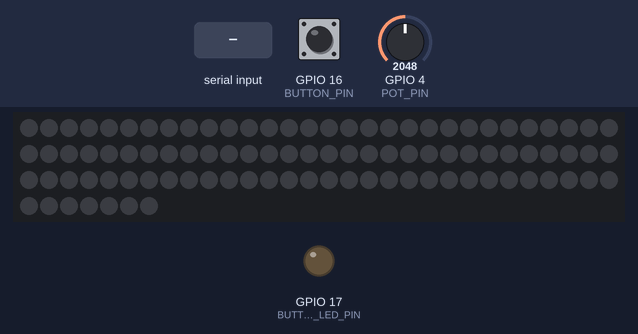
Bench run of a sketch on a simulated ESP32. Shown: 97 RGB LEDs in strip order, left to right, continuing on the next row, output pins drawn as LEDs (lit = HIGH). The test bench sets the inputs (shaded band); at power-on: GPIO 4 (POT_PIN) = 2048, GPIO 16 (BUTTON_PIN) LOW. Dim RGB values are drawn brighter than linear; what the sketch prints to the serial monitor is not drawn.

Above: at 1.2 s.
1.3 s: GPIO 4 (POT_PIN) set to 2866
4.3 s: "sa\n" received over Serial
At 4.8 s:
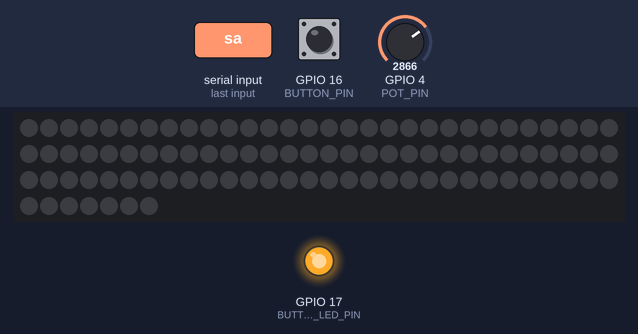
At 6.5 s:
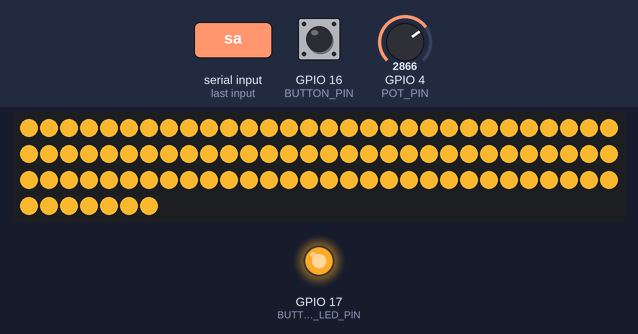
6.6 s: GPIO 16 (BUTTON_PIN) pulled HIGH for 0.15 s
At 6.83 s:
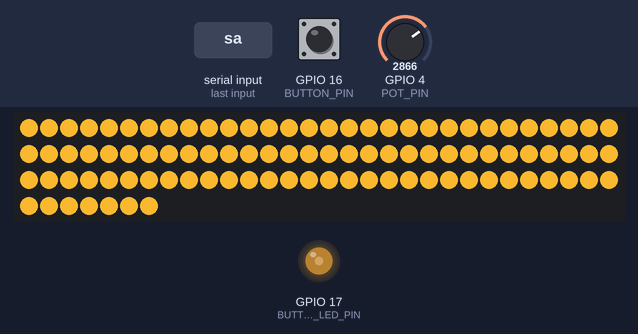
7.3 s: "sa\n" received over Serial
10.3 s: GPIO 4 (POT_PIN) set to 3603
11.8 s: GPIO 4 (POT_PIN) set to 2047
At 13.6 s:
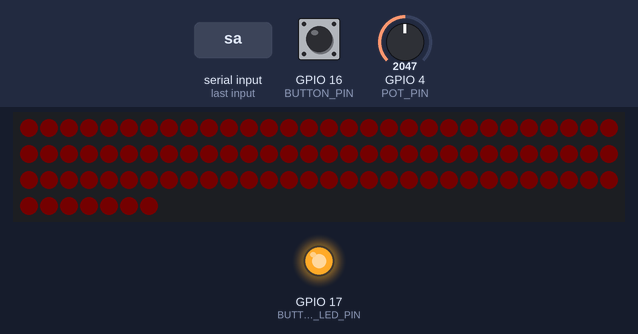
Timing chart, 0 to 15.1 s (numbered marks = the images above; inputs shaded):
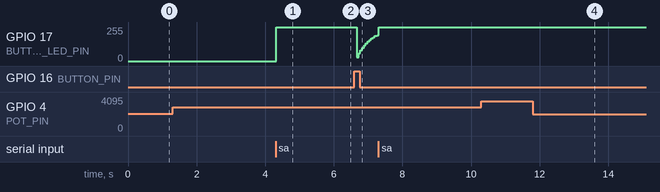

The sketch:

GuangYun_YuanXin.ino
```cpp
// 引入FastLED库（需先在Arduino IDE中安装）
#include <FastLED.h>
#include "esp_wifi.h"
#include "esp_bt.h"

// 亮度与颜色参数（提前定义，确保在使用前声明）
const int MIN_BRIGHTNESS = 0;     // 最终输出最小亮度
const int MAX_BRIGHTNESS = 255;   // 最终输出最大亮度
const int BUFFER_LOW = -10;       // 缓冲范围下限（仅灯带用）
const int BUFFER_HIGH = 265;      // 缓冲范围上限（仅灯带用）
const CRGB BASE_WARM_WHITE = CRGB(255, 160, 40); // 基础暖白光RGB值（打印用）
const int DIM_THRESHOLD = 40;     // 低亮度阈值（打印用）
const int BRIGHT_THRESHOLD = 215; // 高亮度阈值（打印用）
const float SMOOTH_UP_FACTOR = 0.12f;   // 上升平滑因子（按钮LED与灯带共用）
const float SMOOTH_DOWN_FACTOR = 0.12f; // 下降平滑因子（按钮LED与灯带共用）
const int BRIGHTNESS_THRESHOLD = 2;    // 亮度变化阈值（按钮LED与灯带共用）
const float TRIM_RATIO = 0.25f;   // 电压极值掐头去尾比例

// 引脚定义（适配ESP32，使用支持RMT功能的引脚）
const int POT_PIN = 4;         // 压力传感器连接到GPIO4（ADC2，原POT_PIN复用）
const int LED_STRIP_PIN = 2;   // 灯带信号控制引脚（GPIO2，支持RMT功能）
const int BUTTON_PIN = 16;     // 按钮连接到GPIO16（与3.3V之间接常开自复位按钮）

// 按钮LED配置（移除呼吸灯相关，保留PWM基础参数）
const int BUTTON_LED_PIN = 17;  // 控制按钮LED的GPIO引脚
const int LEDC_FREQ = 500;      // PWM频率（500Hz）
const int LEDC_RESOLUTION = 8;  // PWM分辨率（8位，0~255亮度）
int ledcChannel;                // 存储ledcAttach()自动分配的通道号
// 按钮LED平滑化变量（与灯带平滑逻辑一致）
int lastButtonLedBrightness = MIN_BRIGHTNESS;  // 现在MIN_BRIGHTNESS已提前声明

// 灯带参数配置
#define LED_COUNT 97            // 灯珠数量
#define LED_TYPE WS2812B        // 灯带类型
#define COLOR_ORDER GRB         // 颜色顺序
CRGB ledStrip[LED_COUNT];       // 灯带像素数组

// 电压测量参数
const float ADC_REF_VOLTAGE = 3.3f; // 校准后的参考电压（3.3V）
const int ADC_RESOLUTION = 4095;   // ESP32 ADC分辨率（12位，0-4095）
const int ADC_SAMPLE_TIMES = 10;   // ADC多次采样次数（抗噪声）

// 压力传感器关键参数
const float R0 = 150000.0f;    // 分压固定电阻（150KΩ）
const int MIN_FORCE = 2;       // 传感器最小有效力（2g）
const int MAX_FORCE = 1500;    // 传感器最大有效力（1500g）
const float MIN_CONDUCTANCE = 0.1f;  // 对应MIN_FORCE的电导（μS）
const float MAX_CONDUCTANCE = 0.6f;  // 对应MAX_FORCE的电导（μS）

// 时间与数据缓冲区参数（按钮LED与灯带共用缓冲区）
const unsigned long UPDATE_INTERVAL = 5000;  // 极值更新间隔（5秒）
const int SAMPLE_INTERVAL = 200;             // 电压采样间隔（200ms）
const int BUFFER_SIZE = 300;                 // 数据缓冲区大小
const unsigned long SERIAL_PRINT_INTERVAL = 500; // 串口实时数据打印间隔

// 串口指令配置
const int SERIAL_BUFFER_SIZE = 10;  // 串口接收缓冲区大小
char serialBuffer[SERIAL_BUFFER_SIZE] = {0};
int bufferIndex = 0;                // 缓冲区索引

int voltageBuffer[BUFFER_SIZE] = {0};
int voltageBufferIndex = 0;        // 电压缓冲区索引

// 极值与时间变量（按钮LED与灯带共用）
int rawMaxVoltage = 0;
int rawMinVoltage = 4095;
int maxVoltage = 0;
int minVoltage = 4095;
unsigned long lastUpdateTime = 0;
int lastUpdateBufferIndex = 0;     // 记录上一次更新后的缓冲区索引

// 平滑化与状态变量（仅灯带用）
int lastPwmValue = MIN_BRIGHTNESS;  // 灯带平滑化变量
bool programRunning = false;        // 程序运行状态，初始为暂停

// 按钮状态变量
int buttonState;
int lastButtonState = HIGH;
unsigned long lastDebounceTime = 0;
const unsigned long DEBOUNCE_DELAY = 50;  // 按钮防抖动延迟

// 根据亮度动态调整RGB值的函数（保留原功能，用于串口打印）
CRGB getDynamicColor(int brightness) {
  int outputBrightness = constrain(brightness, MIN_BRIGHTNESS, MAX_BRIGHTNESS);

  if (outputBrightness < DIM_THRESHOLD) {
    float dimFactor = (float)outputBrightness / DIM_THRESHOLD;
    return CRGB(
      constrain(BASE_WARM_WHITE.r * dimFactor, 0, 255),
      constrain(BASE_WARM_WHITE.g * dimFactor, 0, 255),
      constrain(BASE_WARM_WHITE.b * dimFactor, 0, 255)
    );
  } else if (outputBrightness > BRIGHT_THRESHOLD) {
    float brightFactor = 1.0f + (float)(outputBrightness - BRIGHT_THRESHOLD) / (MAX_BRIGHTNESS - BRIGHT_THRESHOLD) * 0.3f;
    return CRGB(
      constrain(BASE_WARM_WHITE.r * brightFactor, 0, 255),
      constrain(BASE_WARM_WHITE.g * brightFactor, 0, 255),
      constrain(BASE_WARM_WHITE.b * brightFactor, 0, 255)
    );
  } else {
    return BASE_WARM_WHITE;
  }
}

void setup() {
  pinMode(BUTTON_PIN, INPUT_PULLDOWN);  // 初始化按钮引脚（内部下拉电阻）
  pinMode(BUTTON_LED_PIN, OUTPUT);      // 按钮LED引脚为输出模式
  ledcChannel = ledcAttach(BUTTON_LED_PIN, LEDC_FREQ, LEDC_RESOLUTION);
  // 初始化按钮LED亮度（平滑化初始值）
  ledcWrite(BUTTON_LED_PIN, lastButtonLedBrightness);

  // 初始化FastLED灯带（保留原配置）
  FastLED.addLeds<LED_TYPE, LED_STRIP_PIN, COLOR_ORDER>(ledStrip, LED_COUNT)
         .setCorrection(TypicalLEDStrip);
  FastLED.setMaxRefreshRate(60);
  FastLED.setBrightness(lastPwmValue);
  fill_solid(ledStrip, LED_COUNT, getDynamicColor(lastPwmValue));
  FastLED.show();

  // 配置ADC衰减（保留原配置）
  analogSetPinAttenuation(POT_PIN, ADC_11db);
  analogSetAttenuation(ADC_11db);

  // 禁用WiFi和蓝牙（保留原功能）
  esp_wifi_stop();
  esp_bt_controller_disable();

  // 初始化串口（保留原提示，移除暂停提示相关）
  Serial.begin(115200);
  Serial.println("===================================");
  Serial.println("ESP32 灯带控制（压力传感器版）");
  Serial.println("传感器：RP-C7.6ST-LF2（1/R与力线性）");
  Serial.println("按钮功能：按下切换程序运行/暂停状态");
  Serial.println("初始状态：暂停（静默读取）");
  Serial.println("===================================\n");

  // 初始化电压缓冲区（保留原功能）
  int initialValue = getSmoothedAdcValue();
  Serial.print("初始化AD值: "); Serial.print(initialValue);
  Serial.print(" | 初始电压: "); Serial.print((float)initialValue / ADC_RESOLUTION * ADC_REF_VOLTAGE, 3);
  Serial.println(" V");

  for (int i = 0; i < BUFFER_SIZE; i++) {
    voltageBuffer[i] = initialValue;
  }

  lastUpdateBufferIndex = voltageBufferIndex;

  Serial.println("系统启动，当前状态：暂停");
}

void loop() {
  handleButtonInput();    // 检测按钮状态
  listenSerialCommand();  // 保留串口指令控制
  unsigned long currentTime = millis();

  if (programRunning) {
    // 运行时：按钮LED常亮，灯带随传感器变化（原逻辑不变）
    ledcWrite(BUTTON_LED_PIN, 255);

    // 定时采样电压（保留原功能）
    static unsigned long lastSampleTime = 0;
    if (currentTime - lastSampleTime >= SAMPLE_INTERVAL) {
      int currentVoltage = getSmoothedAdcValue();
      voltageBuffer[voltageBufferIndex] = currentVoltage;
      voltageBufferIndex = (voltageBufferIndex + 1) % BUFFER_SIZE;
      lastSampleTime = currentTime;
    }

    // 每5秒更新一次电压极值（保留原功能）
    if (currentTime - lastUpdateTime >= UPDATE_INTERVAL) {
      rawMaxVoltage = -1;
      rawMinVoltage = ADC_RESOLUTION + 1;
      int trimAmount = 1;

      // 遍历上一次更新后新增的数据
      if (lastUpdateBufferIndex <= voltageBufferIndex) {
        for (int i = lastUpdateBufferIndex; i < voltageBufferIndex; i++) {
          rawMaxVoltage = max(rawMaxVoltage, voltageBuffer[i]);
          rawMinVoltage = min(rawMinVoltage, voltageBuffer[i]);
        }
      } else {
        for (int i = lastUpdateBufferIndex; i < BUFFER_SIZE; i++) {
          rawMaxVoltage = max(rawMaxVoltage, voltageBuffer[i]);
          rawMinVoltage = min(rawMinVoltage, voltageBuffer[i]);
        }
        for (int i = 0; i < voltageBufferIndex; i++) {
          rawMaxVoltage = max(rawMaxVoltage, voltageBuffer[i]);
          rawMinVoltage = min(rawMinVoltage, voltageBuffer[i]);
        }
      }

      // 异常处理：若未采集到新数据，沿用上次极值
      if (rawMaxVoltage == -1 || rawMinVoltage == ADC_RESOLUTION + 1) {
        rawMaxVoltage = maxVoltage + trimAmount;
        rawMinVoltage = minVoltage - trimAmount;
      }

      // 计算修剪量
      int voltageRange = rawMaxVoltage - rawMinVoltage;
      if (voltageRange <= 0) voltageRange = 200;
      trimAmount = (int)(voltageRange * TRIM_RATIO);
      if (trimAmount < 1) trimAmount = 1;

      maxVoltage = rawMaxVoltage - trimAmount;
      minVoltage = rawMinVoltage + trimAmount;
      if (maxVoltage <= minVoltage) {
        minVoltage = rawMinVoltage;
        maxVoltage = minVoltage + 200;
      }

      // 打印极值信息（保留原功能）
      float rawMaxVolt = (float)rawMaxVoltage / ADC_RESOLUTION * ADC_REF_VOLTAGE;
      float rawMinVolt = (float)rawMinVoltage / ADC_RESOLUTION * ADC_REF_VOLTAGE;
      float maxVolt = (float)maxVoltage / ADC_RESOLUTION * ADC_REF_VOLTAGE;
      float minVolt = (float)minVoltage / ADC_RESOLUTION * ADC_REF_VOLTAGE;

      Serial.println("\n-----------------------------------");
      Serial.print("原始极值：最大 = "); Serial.print(rawMaxVoltage);
      Serial.print(" ("); Serial.print(rawMaxVolt, 3); Serial.print("V)，");
      Serial.print("最小 = "); Serial.print(rawMinVoltage);
      Serial.print(" ("); Serial.print(rawMinVolt, 3); Serial.println("V)");
      Serial.print("有效极值：最大 = "); Serial.print(maxVoltage);
      Serial.print(" ("); Serial.print(maxVolt, 3); Serial.print("V)，");
      Serial.print("最小 = "); Serial.print(minVoltage);
      Serial.print(" ("); Serial.print(minVolt, 3); Serial.println("V)");
      Serial.println("-----------------------------------");

      // 更新缓冲区索引记录
      lastUpdateBufferIndex = voltageBufferIndex;
      lastUpdateTime = currentTime;
    }

    if (maxVoltage <= minVoltage) {
      maxVoltage = minVoltage + 1;
    }

    // 动态极值映射亮度（灯带控制，原逻辑不变）
    int currentVoltage = getSmoothedAdcValue();
    float actualVoltage = (float)currentVoltage / ADC_RESOLUTION * ADC_REF_VOLTAGE;

    // 传感器电阻Rs和电导计算（用于串口打印）
    float Rs = 1e8f;
    if (actualVoltage > 0.01f) {
      Rs = R0 * (ADC_REF_VOLTAGE - actualVoltage) / actualVoltage;
    }
    float conductance = (1.0f / Rs) * 1e6f;
    conductance = constrain(conductance, MIN_CONDUCTANCE, MAX_CONDUCTANCE);

    // 力计算（用于串口打印）
    int force = map((int)(conductance * 100),
                   (int)(MIN_CONDUCTANCE * 100),
                   (int)(MAX_CONDUCTANCE * 100),
                   MIN_FORCE,
                   MAX_FORCE);

    // AD值→缓冲区动态极值→亮度映射（灯带）
    int targetBrightness = map(currentVoltage,
                               minVoltage,
                               maxVoltage,
                               MIN_BRIGHTNESS,
                               MAX_BRIGHTNESS);
    targetBrightness = constrain(targetBrightness, MIN_BRIGHTNESS, MAX_BRIGHTNESS);

    // 平滑化处理（灯带）
    int smoothedBrightness;
    if (targetBrightness > lastPwmValue) {
      smoothedBrightness = applySmoothing(targetBrightness, lastPwmValue, SMOOTH_UP_FACTOR);
    } else {
      smoothedBrightness = applySmoothing(targetBrightness, lastPwmValue, SMOOTH_DOWN_FACTOR);
    }
    smoothedBrightness = constrain(smoothedBrightness, BUFFER_LOW, BUFFER_HIGH);

    // 亮度更新（灯带）
    if (abs(smoothedBrightness - lastPwmValue) >= BRIGHTNESS_THRESHOLD) {
      lastPwmValue = smoothedBrightness;
      int outputBrightness = constrain(lastPwmValue, MIN_BRIGHTNESS, MAX_BRIGHTNESS);
      CRGB dynamicColor = getDynamicColor(outputBrightness);
      FastLED.setBrightness(outputBrightness);
      fill_solid(ledStrip, LED_COUNT, dynamicColor);
      FastLED.show();
    }

    // 串口打印（保留原逻辑，无改动）
    static unsigned long lastSerialPrintTime = 0;
    if (currentTime - lastSerialPrintTime >= SERIAL_PRINT_INTERVAL) {
      int outputBrightness = constrain(lastPwmValue, MIN_BRIGHTNESS, MAX_BRIGHTNESS);
      CRGB currentColor = getDynamicColor(outputBrightness);

      Serial.print("AD值："); Serial.print(currentVoltage);
      Serial.print(" | 电压："); Serial.print(actualVoltage, 3); Serial.print("V");
      Serial.print(" | Rs："); Serial.print(Rs / 1000, 1); Serial.print("KΩ");
      Serial.print(" | 电导："); Serial.print(conductance, 2); Serial.print("μS");
      Serial.print(" | 力："); Serial.print(force); Serial.print("g");
      Serial.print(" | 目标亮度："); Serial.print(targetBrightness);
      Serial.print(" | 实际亮度："); Serial.print(outputBrightness);
      Serial.print(" | RGB：("); Serial.print(currentColor.r);
      Serial.print(","); Serial.print(currentColor.g);
      Serial.print(","); Serial.print(currentColor.b); Serial.println(")");

      lastSerialPrintTime = currentTime;
    }

  } else {
    // 暂停时：静默读取传感器+按钮LED随传感器变化（与灯带映射逻辑完全一致）
    // 1. 定时采样电压（与运行时共用缓冲区）
    static unsigned long lastSampleTime = 0;
    if (currentTime - lastSampleTime >= SAMPLE_INTERVAL) {
      int currentVoltage = getSmoothedAdcValue();
      voltageBuffer[voltageBufferIndex] = currentVoltage;
      voltageBufferIndex = (voltageBufferIndex + 1) % BUFFER_SIZE;
      lastSampleTime = currentTime;
    }

    // 2. 定时更新电压极值（与运行时共用极值变量）
    if (currentTime - lastUpdateTime >= UPDATE_INTERVAL) {
      rawMaxVoltage = -1;
      rawMinVoltage = ADC_RESOLUTION + 1;
      int trimAmount = 1;

      // 遍历上一次更新后新增的数据
      if (lastUpdateBufferIndex <= voltageBufferIndex) {
        for (int i = lastUpdateBufferIndex; i < voltageBufferIndex; i++) {
          rawMaxVoltage = max(rawMaxVoltage, voltageBuffer[i]);
          rawMinVoltage = min(rawMinVoltage, voltageBuffer[i]);
        }
      } else {
        for (int i = lastUpdateBufferIndex; i < BUFFER_SIZE; i++) {
          rawMaxVoltage = max(rawMaxVoltage, voltageBuffer[i]);
          rawMinVoltage = min(rawMinVoltage, voltageBuffer[i]);
        }
        for (int i = 0; i < voltageBufferIndex; i++) {
          rawMaxVoltage = max(rawMaxVoltage, voltageBuffer[i]);
          rawMinVoltage = min(rawMinVoltage, voltageBuffer[i]);
        }
      }

      // 异常处理：未采集到新数据时沿用上次极值
      if (rawMaxVoltage == -1 || rawMinVoltage == ADC_RESOLUTION + 1) {
        rawMaxVoltage = maxVoltage + trimAmount;
        rawMinVoltage = minVoltage - trimAmount;
      }

      // 计算修剪量与有效极值
      int voltageRange = rawMaxVoltage - rawMinVoltage;
      if (voltageRange <= 0) voltageRange = 200;
      trimAmount = (int)(voltageRange * TRIM_RATIO);
      if (trimAmount < 1) trimAmount = 1;

      maxVoltage = rawMaxVoltage - trimAmount;
      minVoltage = rawMinVoltage + trimAmount;
      if (maxVoltage <= minVoltage) {
        minVoltage = rawMinVoltage;
        maxVoltage = minVoltage + 200;
      }

      // 更新缓冲区索引（与运行时共用）
      lastUpdateBufferIndex = voltageBufferIndex;
      lastUpdateTime = currentTime;
    }

    if (maxVoltage <= minVoltage) {
      maxVoltage = minVoltage + 1;
    }

    // 3. 传感器运算与按钮LED亮度映射（与灯带逻辑完全一致）
    int currentVoltage = getSmoothedAdcValue();
    float actualVoltage = (float)currentVoltage / ADC_RESOLUTION * ADC_REF_VOLTAGE;

    // 计算电导、力（用于串口打印，保持打印逻辑不变）
    float Rs = 1e8f;
    if (actualVoltage > 0.01f) {
      Rs = R0 * (ADC_REF_VOLTAGE - actualVoltage) / actualVoltage;
    }
    float conductance = (1.0f / Rs) * 1e6f;
    conductance = constrain(conductance, MIN_CONDUCTANCE, MAX_CONDUCTANCE);

    int force = map((int)(conductance * 100),
                   (int)(MIN_CONDUCTANCE * 100),
                   (int)(MAX_CONDUCTANCE * 100),
                   MIN_FORCE,
                   MAX_FORCE);

    // 目标亮度计算（与灯带相同：AD值→动态极值映射）
    int targetBrightness = map(currentVoltage,
                               minVoltage,
                               maxVoltage,
                               MIN_BRIGHTNESS,
                               MAX_BRIGHTNESS);
    targetBrightness = constrain(targetBrightness, MIN_BRIGHTNESS, MAX_BRIGHTNESS);

    // 4. 按钮LED亮度平滑化（与灯带平滑逻辑一致）
    int smoothedBrightness;
    if (targetBrightness > lastButtonLedBrightness) {
      smoothedBrightness = applySmoothing(targetBrightness, lastButtonLedBrightness, SMOOTH_UP_FACTOR);
    } else {
      smoothedBrightness = applySmoothing(targetBrightness, lastButtonLedBrightness, SMOOTH_DOWN_FACTOR);
    }
    smoothedBrightness = constrain(smoothedBrightness, MIN_BRIGHTNESS, MAX_BRIGHTNESS);

    // 5. 更新按钮LED亮度（超过阈值时生效，避免突变）
    if (abs(smoothedBrightness - lastButtonLedBrightness) >= BRIGHTNESS_THRESHOLD) {
      lastButtonLedBrightness = smoothedBrightness;
      ledcWrite(BUTTON_LED_PIN, lastButtonLedBrightness);
    }

    // 6. 保留串口打印（与运行时格式完全一致，无改动）
    static unsigned long lastSerialPrintTime = 0;
    if (currentTime - lastSerialPrintTime >= SERIAL_PRINT_INTERVAL) {
      int outputBrightness = constrain(lastButtonLedBrightness, MIN_BRIGHTNESS, MAX_BRIGHTNESS);
      CRGB currentColor = getDynamicColor(outputBrightness);

      Serial.print("AD值："); Serial.print(currentVoltage);
      Serial.print(" | 电压："); Serial.print(actualVoltage, 3); Serial.print("V");
      Serial.print(" | Rs："); Serial.print(Rs / 1000, 1); Serial.print("KΩ");
      Serial.print(" | 电导："); Serial.print(conductance, 2); Serial.print("μS");
      Serial.print(" | 力："); Serial.print(force); Serial.print("g");
      Serial.print(" | 目标亮度："); Serial.print(targetBrightness);
      Serial.print(" | 实际亮度："); Serial.print(outputBrightness);
      Serial.print(" | RGB：("); Serial.print(currentColor.r);
      Serial.print(","); Serial.print(currentColor.g);
      Serial.print(","); Serial.print(currentColor.b); Serial.println(")");

      lastSerialPrintTime = currentTime;
    }
  }

  delay(50);
}

// 多次采样并取平均值（保留原功能）
int getSmoothedAdcValue() {
  int sum = 0;
  for (int i = 0; i < ADC_SAMPLE_TIMES; i++) {
    sum += analogRead(POT_PIN);
    delayMicroseconds(100);
  }
  return sum / ADC_SAMPLE_TIMES;
}

// 串口指令监听（保留原功能）
void listenSerialCommand() {
  while (Serial.available() > 0) {
    char receivedChar = Serial.read();
    if (receivedChar != '\n' && receivedChar != '\r') {
      if (bufferIndex < SERIAL_BUFFER_SIZE - 1) {
        serialBuffer[bufferIndex] = receivedChar;
        bufferIndex++;
        serialBuffer[bufferIndex] = '\0';
      }
    } else {
      if (strcmp(serialBuffer, "sa") == 0) {
        if (!programRunning) {
          programRunning = true;
          Serial.println("\n【指令生效】程序已恢复运行");
        } else {
          Serial.println("\n【提示】程序当前已在运行中");
        }
      } else if (strcmp(serialBuffer, "sp") == 0) {
        if (programRunning) {
          programRunning = false;
          Serial.println("\n【指令生效】程序已暂停");
        } else {
          Serial.println("\n【提示】程序当前已暂停");
        }
      } else {
        Serial.print("\n【指令错误】未知指令：");
        Serial.print(serialBuffer);
        Serial.println("，请输入 'sa' 或 'sp'");
      }
      memset(serialBuffer, 0, SERIAL_BUFFER_SIZE);
      bufferIndex = 0;
    }
  }
}

// 平滑化函数（保留原功能，按钮LED与灯带共用）
int applySmoothing(int target, int last, float factor) {
  return (int)(target * factor + last * (1 - factor));
}

// 按钮输入处理（保留原功能，仅切换运行状态）
void handleButtonInput() {
  int currentReading = digitalRead(BUTTON_PIN);

  if (currentReading != lastButtonState) {
    lastDebounceTime = millis();
  }

  if ((millis() - lastDebounceTime) > DEBOUNCE_DELAY) {
    if (currentReading != buttonState) {
      buttonState = currentReading;
      if (buttonState == HIGH) {
        programRunning = !programRunning;
        if (programRunning) {
          Serial.println("\n【按钮控制】程序已启动");
          int initialValue = getSmoothedAdcValue();
          for (int i = 0; i < BUFFER_SIZE; i++) {
            voltageBuffer[i] = initialValue;
          }
          lastUpdateTime = millis();
          lastUpdateBufferIndex = voltageBufferIndex;
        } else {
          Serial.println("\n【按钮控制】程序已暂停");
        }
      }
    }
  }

  lastButtonState = currentReading;
}
```

Measured:
- after the input at 1.3 s, every drawn part: stays the same
- after the input at 4.3 s, the LEDs: first change after 0.74 s (image 2 shows a later state)
- after the input at 11.8 s, the LEDs: first change after 0.05 s (image 4 shows a later state)
